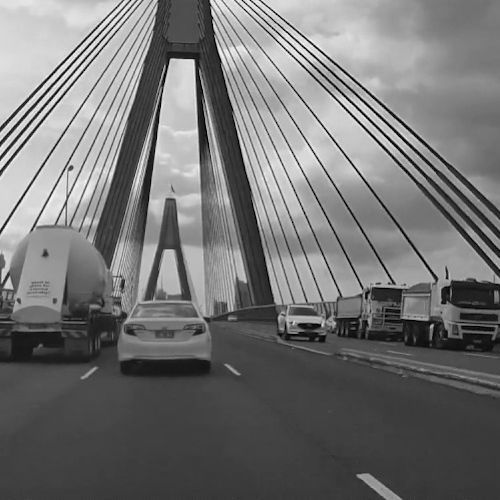
#> input picture TP4/ressources/road2.png, 500 x 500 px
$ python part2.py
#> lines starting #> are read from the running program, lines starting #| are printed output that depends on the picture
from math import exp, log
import cv2
import numpy as np
from math import log10, exp
from scipy import fftpack

def getSpectrum(im_fft):
  """Builds the Fourier spectrum of an image

  Args:
      im_fft (np.array): The source image matrix

  Returns:
      np.array: The spectrum image matrix
  """
  spectrum = np.zeros(im_fft.shape)
  for indexRow,row in enumerate(im_fft):
    for indexPixel, pixel in enumerate(row):
      spectrum[indexRow][indexPixel] = 10*log(abs(pixel),10)
  return spectrum

def buildGaussianMask(shape, sigma):
  img = np.zeros(shape)
  centerRow = shape[0]//2
  centerColumn = shape[1]//2
  for (indexRow, row) in enumerate(img):
    for (indexColumn, pixel) in enumerate(row):
      img[indexRow][indexColumn] = exp(-(pow(indexRow-centerRow,2)+pow(indexColumn-centerColumn,2))/(2*pow(sigma,2)))
  return img

def normalizeMask(mask):
  maxValue = np.max(mask)
  for (indexRow, row) in enumerate(mask):
    for (indexColumn, pixel) in enumerate(row):
      mask[indexRow][indexColumn] *= 255/maxValue
  return mask

if __name__ == "__main__":
  im = cv2.imread('ressources/road2.png',cv2.IMREAD_GRAYSCALE)
#> im is the input picture: shape (500, 500); min 0, max 251, mean 115.9
  gaussianMask = buildGaussianMask(np.shape(im),50)
  im_fft = np.fft.fft2(im)
  im_fft = np.fft.fftshift(im_fft)
  spectrum = getSpectrum(im_fft)
#> after the loop in getSpectrum, `for indexRow,row in enumerate(im_fft):`:
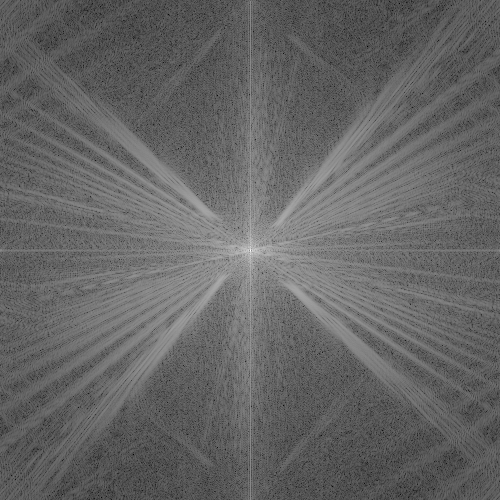
#> spectrum: shape (500, 500) float64; min 9.62, max 74.62, mean 35.5; drawn with min black and max white
  filtered = im_fft*gaussianMask
  filteredSpectrum = spectrum*gaussianMask
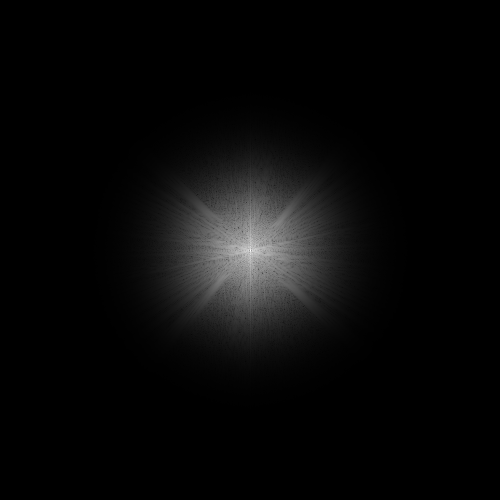
#> filteredSpectrum: shape (500, 500) float64; min 4.79e-10, max 74.62, mean 2.7; drawn with min black and max white
  cv2.imwrite('fft.png',filteredSpectrum)
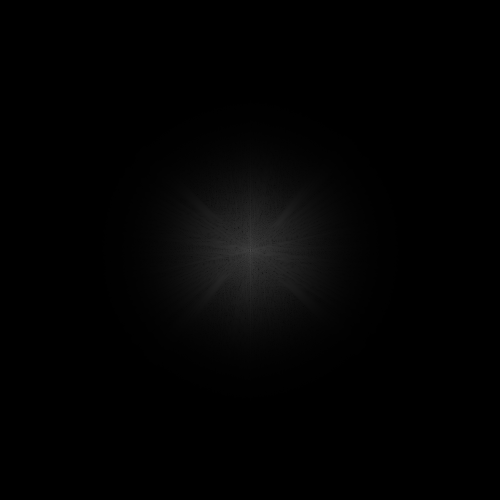
#> saved as fft.png: shape (500, 500); min 0, max 75, mean 2.7
  inverted = np.fft.ifft2(filtered)
  inverted = np.abs(inverted)
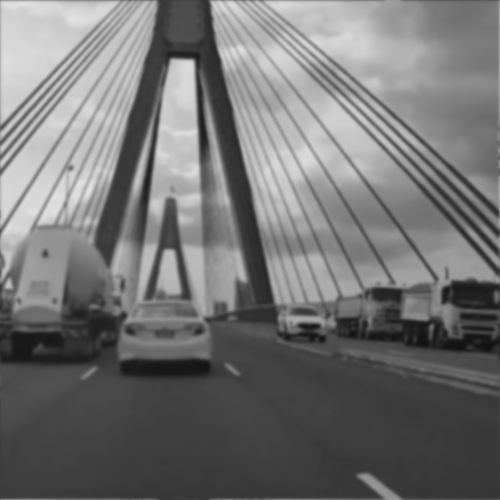
#> inverted: shape (500, 500) float64; min 17.72, max 227.4, mean 115.9
  cv2.imwrite('gaussianFiltered.png',inverted)

$ run again, with TP4/ressources/road1.png copied over TP4/ressources/road2.png
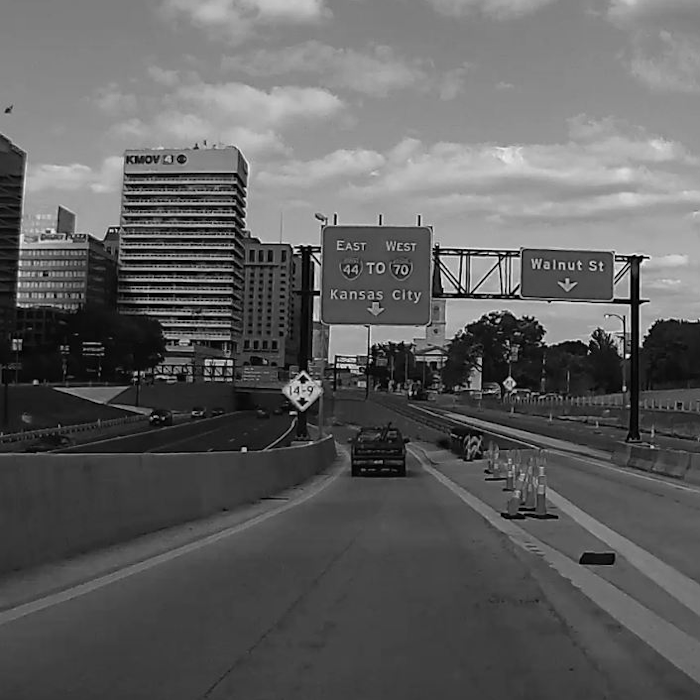
#> input picture TP4/ressources/road1.png, 700 x 700 px
#> im is the input picture: shape (700, 700); min 0, max 253, mean 95.5
#> after the loop in getSpectrum, `for indexRow,row in enumerate(im_fft):`:
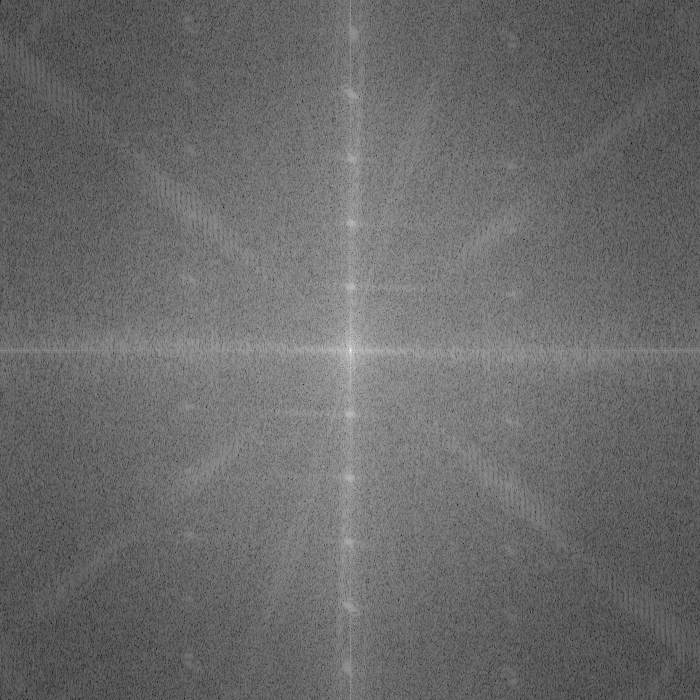
#> spectrum: shape (700, 700) float64; min 5.61, max 76.7, mean 35.3; drawn with min black and max white
#> `inverted = np.abs(inverted)`:
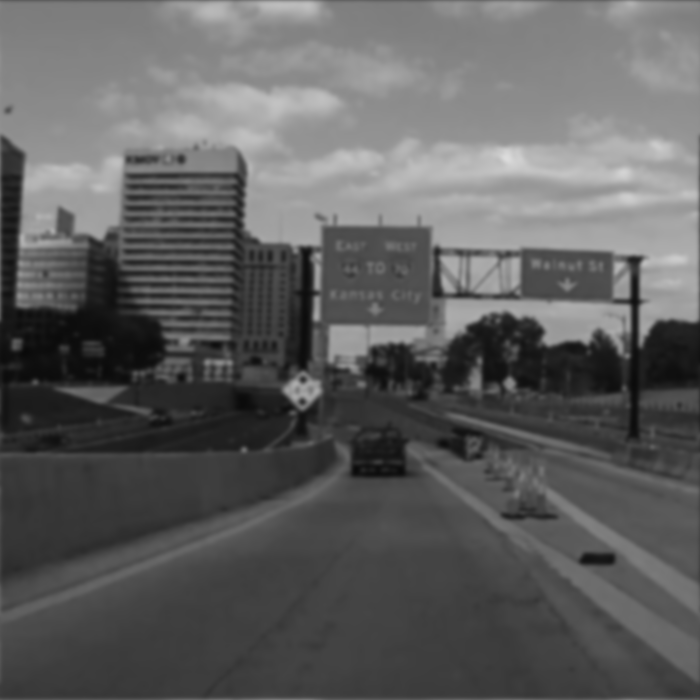
#> inverted: shape (700, 700) float64; min 9.89, max 220.9, mean 95.5
